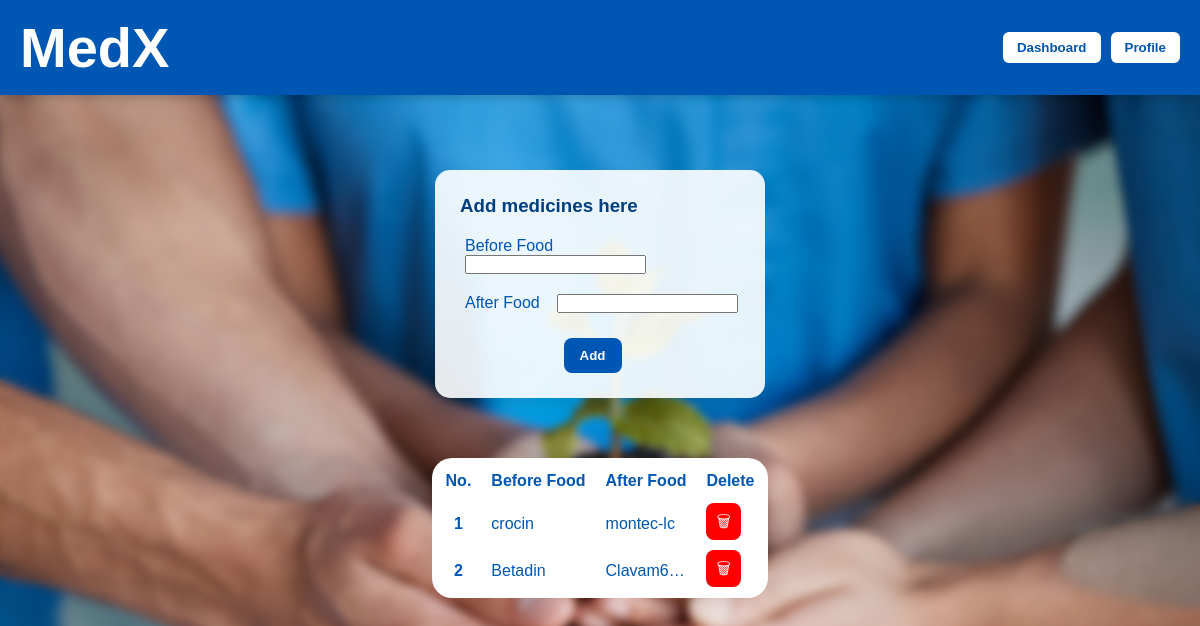
Screenshot of /pmeds/ (signed in) with the database file from the repository.
### home/models.py (models this page shows)
class meds(models.Model):
    uid = models.ForeignKey(rfid, on_delete=models.CASCADE, null=True, blank=True)
    bfr = models.TextField(null=True, blank=True)
    afr = models.TextField(null=True, blank=True)

### home/views.py (the view, shortened to what this page needs)
# urls.py: path('pmeds/', pmeds, name = 'patient_meds'),
@login_required(login_url='/login1/')
def pmeds(request):
    return render(request, 'Patient/patient_meds.html', { 'pmeds': meds.objects.all() })

### home/templates/Patient/patient_meds.html (shortened to what this page needs)
<!DOCTYPE html>
<html lang="en">
  <head>
    {% load static %}
  </head>
  <body>
    <header>
        <h1>
            MedX
        </h1>
        <div class="navbar">
          <nav>
            <div>
              <button><a href="/pdash/">Dashboard</a></button>
              <button><a href="/pprofile/">Profile</a></button>
            </div>
          </nav>
        </div>
    </header>
    <main>
         <div class="meds">
            <div class="card" id = "morning">
                <h3>Add medicines here</h3>
                <form method = "post" class="medform">
                  <div class="medfield">
                    <label for="">Before Food</label>
                    <input name="bfr" type="text">
                  </div>
                  <div class="medfield">
                    <label for="">After Food</label>
                    <input name="afr" type="text">
                  </div>
                  <div>
                    <button id="addbutton" type = "submit">Add</button>
                  </div>
                </form>
            </div>
        </div>
        <div class="table">
          <table>
            <thead>
              <tr >
                <th scope="col">No.</th>
                <th scope="col">Before Food</th>
                <th scope="col">After Food</th>
                <th scope="col">Delete</th>
              </tr>
            </thead>
            <tbody>
              {% for med in pmeds %}
              <tr>
                <th scope="row">{{forloop.counter}}</th>
                <td>{{med.bfr}}</td>
                <td>{{med.afr}}</td>
                <td>
                  <a style="background-color: red;"  href="{% url 'delete_med' med.id %}">&#128465;</a>
                </td>
              </tr>
              {% endfor %}
            </tbody>
          </table>
        </div>
    </main>
  </body>
</html>

### home/templates/Patient/patient_meds.html (style rules this page uses)
.table { border-radius: 20px; margin-top: 20px; padding: 4px; background-color: white; }
.table * { border-radius: 8px; padding: 10px; }
a { text-decoration: none; color: white; }
.table { overflow-x: auto; }
table { border-collapse: collapse; overflow: hidden; }
td { max-width: 45px; overflow: hidden; white-space: nowrap; text-overflow: ellipsis; }

### rows the page displays
meds: bfr "crocin", afr "montec-lc"
meds: bfr "Betadin", afr "Clavam625"
